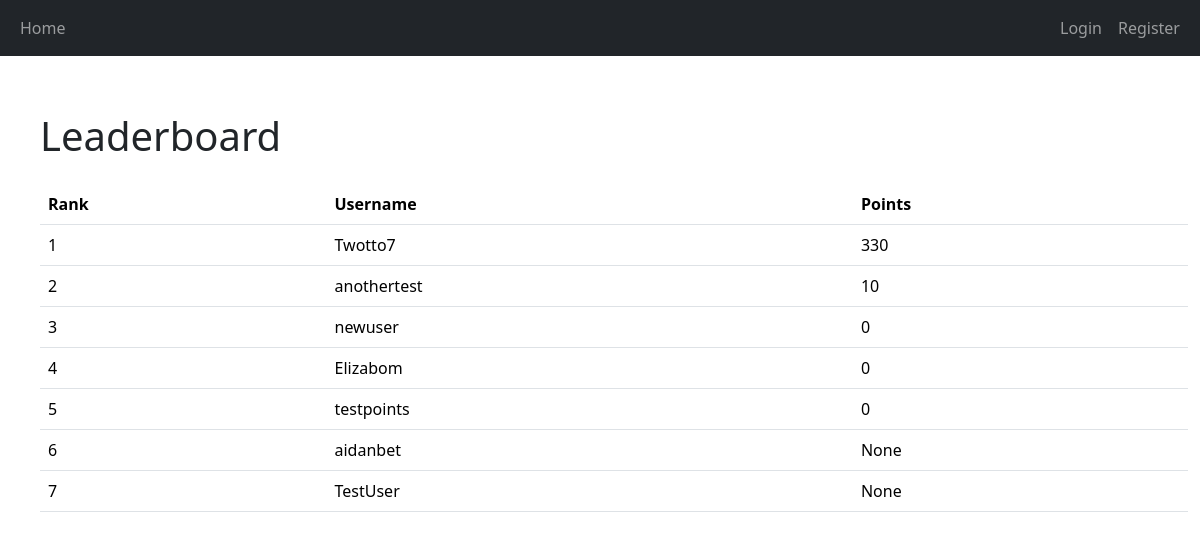
The app's page /leaderboard with its own data.
### app/auth/models.py (models this page shows, shortened)
class User(db.Model, UserMixin):
    user_id = db.Column(db.Integer, primary_key=True)
    username = db.Column(db.String(80), unique=True, nullable=False)
    email = db.Column(db.String(120), unique=True, nullable=False)
    password_hash = db.Column(db.String(128), nullable=False)
    points = db.Column(db.Integer, default=0)  # Add points column

### app/main/routes.py (the view)
@main_blueprint.route('/leaderboard')
def leaderboard():
    users = User.query.order_by(User.points.desc()).limit(10).all()  # Get top 10 users
    return render_template('leaderboard.html', users=users)

### app/main/templates/leaderboard.html (shortened to what this page needs)
{% extends "base.html" %}
{% block content %}
<div class="container mt-4">
    <h1 class="mb-4">Leaderboard</h1>
    <table class="table">
        <thead>
            <tr>
                <th>Rank</th>
                <th>Username</th>
                <th>Points</th>
            </tr>
        </thead>
        <tbody>
            {% for user in users %}
            <tr>
                <td>{{ loop.index }}</td>
                <td>{{ user.username }}</td>
                <td>{{ user.points }}</td>
            </tr>
            {% endfor %}
        </tbody>
    </table>
</div>
{% endblock %}

### app/templates/base.html (shortened to what this page needs)
<!doctype html>
<html lang="en">
<head>
    <link href="https://cdn.jsdelivr.net/npm/bootstrap@5.3.2/dist/css/bootstrap.min.css" rel="stylesheet"
>
    <link rel="stylesheet" href="{{ url_for('static', filename='styles.css') }}">
</head>
<body>
<header class="site-header">
    <nav class="navbar navbar-expand-sm navbar-dark bg-dark">
        <div class="container-fluid">
            <div class="collapse navbar-collapse" id="navbarToggle">
                <div class="navbar-nav me-auto">
                    {% if current_user.is_authenticated %}
                    <a class="nav-item nav-link" href="{{ url_for('main.dashboard') }}">Dashboard</a>
                        <a class="nav-item nav-link" href="{{ url_for('decks.create_deck') }}">Create Deck</a>
                        <a class="nav-item nav-link" href="{{ url_for('decks.add_card') }}">Add Card</a>
                    <a class="nav-item nav-link" href="{{ url_for('decks.decks') }}">Decks</a>
                        <a class="nav-item nav-link" href="{{ url_for('decks.public_decks') }}">Public Decks</a>
                        <a class="nav-item nav-link" href="{{ url_for('main.leaderboard') }}">Leaderboard</a>
                </div>
                <div class="navbar-nav ms-auto">
                    <a class="nav-item nav-link" href="{{ url_for('auth.logout') }}">Logout</a>
                    {% else %}
                    <a class="nav-item nav-link" href="{{ url_for('main.index') }}">Home</a>
                </div>
                <div class="navbar-nav ms-auto">
                    <a class="nav-item nav-link" href="{{ url_for('auth.login') }}">Login</a>
                    <a class="nav-item nav-link" href="{{ url_for('auth.register') }}">Register</a>
                    {% endif %}
                </div>
            </div>
        </div>
    </nav>
</header>
<main role="main" class="container-fluid">
    <div class="row mt-2 ms-3">
        <div class="col-auto text-center">
        </div>
    </div>
    <div class="row mt-3 ms-3">
        {% block content %}{% endblock %}
    </div>
</main>
</body>
</html>

### records on screen
User: username "Twotto7", points "330"
User: username "anothertest", points "10"
User: username "newuser", points "0"
User: username "Elizabom", points "0"
User: username "testpoints", points "0"
User: username "aidanbet", points "None"
User: username "TestUser", points "None"
